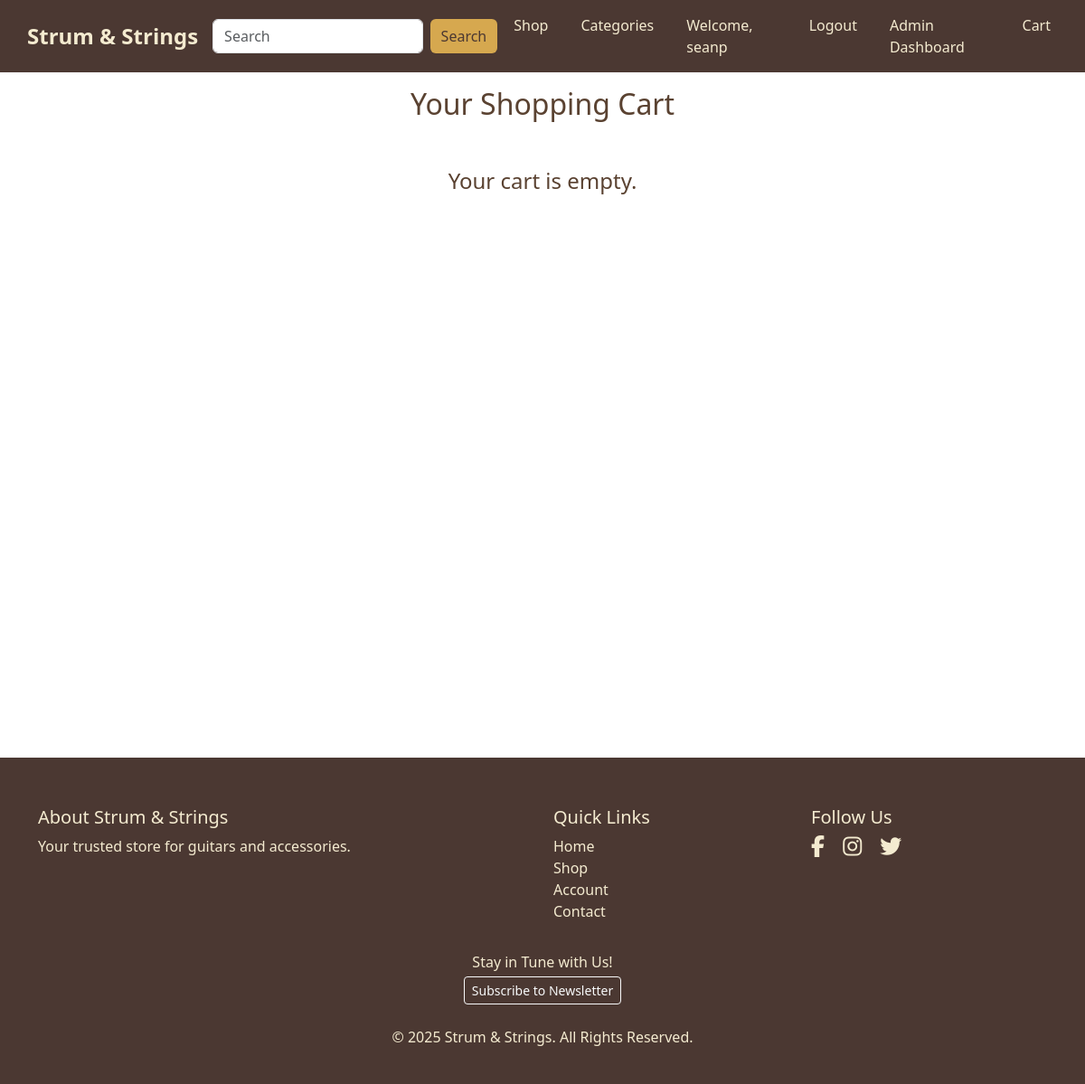
Before: /cart/ (signed in) with the older database file.
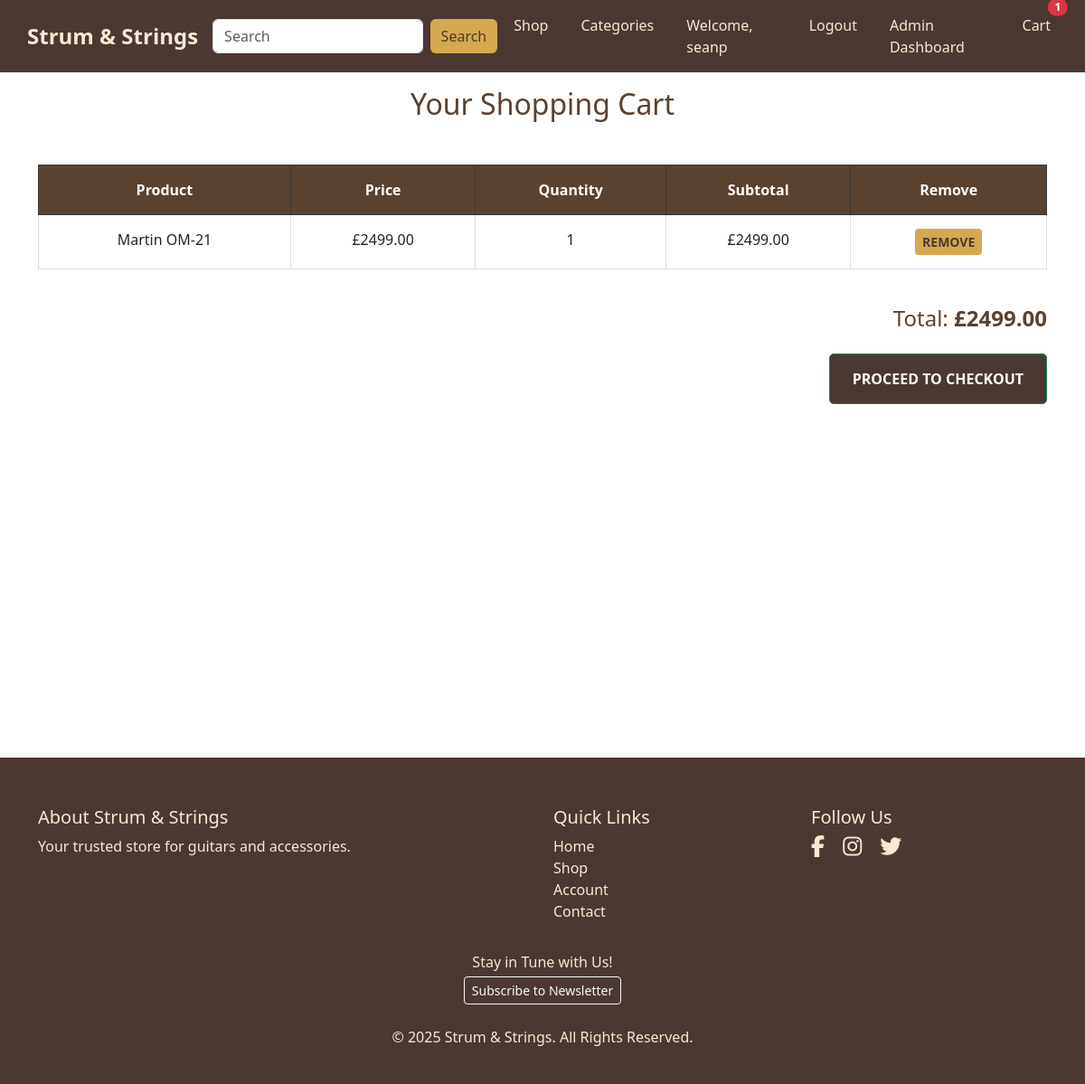
After: the same page with the newer database file.
### cart/models.py (models this page shows, shortened)
class CartItem(models.Model):
    user = models.ForeignKey(User, on_delete=models.CASCADE)
    product = models.ForeignKey(Product, on_delete=models.CASCADE)
    quantity = models.PositiveIntegerField(default=1)
    added_on = models.DateTimeField(auto_now_add=True)

### products/models.py (models this page shows, shortened)
class Product(models.Model):
    name = models.CharField(max_length=200)
    brand = models.CharField(
        max_length=100,
        help_text="e.g. Gibson, Martin, Yamaha, Fender, etc.",
        default="Unknown",
    )
    category = models.ForeignKey(
        Category,
        on_delete=models.CASCADE,
        related_name='products'
    )
    model = models.CharField(
        max_length=100,
        help_text="e.g. Stratocaster, Les Paul, Dreadnought, etc."
    )
    image = CloudinaryField(
        "image",
        blank=True,
        null=True,
        help_text="Upload product image to Cloudinary."
    )
    short_description = models.TextField(blank=True)
    price = models.DecimalField(
        max_digits=8,
        decimal_places=2,
        default=0.00,
        help_text="Price in GBP (e.g. 499.99)"
    )

### cart/views.py (the view)
# urls.py: path('', views.view_cart, name='view_cart'),
@login_required
def view_cart(request):
    cart_items = CartItem.objects.filter(user=request.user)
    for item in cart_items:
        item.subtotal = item.product.price * item.quantity
    total = sum(item.subtotal for item in cart_items)
    return render(request, 'cart/cart.html', {
        'cart_items': cart_items,
        'total': total,
    })

### cart/context_processors.py (called while the page is built)
def cart_item_count(request):
    if request.user.is_authenticated:
        count = CartItem.objects.filter(user=request.user).count()
    else:
        count = 0
    return {'cart_item_count': count}

### cart/templates/cart/cart.html (shortened to what this page needs)
{% extends 'base.html' %}
{% load static %}
{% block extra_css %}
  {{ block.super }}
  <link rel="stylesheet" href="{% static 'cart/css/cart.css' %}">
{% endblock %}
{% block main_class %}container py-5 mt-5{% endblock %}
{% block content %}
  <h2 class="text-center mb-5">Your Shopping Cart</h2>
  {% if cart_items %}
    <div class="table-responsive">
      <table class="table table-bordered">
        <thead class="table-dark">
          <tr>
            <th scope="col">Product</th>
            <th scope="col">Price</th>
            <th scope="col">Quantity</th>
            <th scope="col">Subtotal</th>
            <th scope="col">Remove</th>
          </tr>
        </thead>
        <tbody>
          {% for item in cart_items %}
            <tr>
              <td>{{ item.product.name }}</td>
              <td>£{{ item.product.price }}</td>
              <td>{{ item.quantity }}</td>
              <td>£{{ item.subtotal|floatformat:2 }}</td>
              <td>
                <a href="{% url 'cart:remove_from_cart' item.id %}" class="btn btn-danger btn-sm">Remove</a>
              </td>
            </tr>
          {% endfor %}
        </tbody>
      </table>
    </div>
    <div class="text-end order-summary">
      <h4>Total: <strong>£{{ total|floatformat:2 }}</strong></h4>
      <a href="{% url 'cart:checkout' %}" class="btn btn-success btn-lg mt-3">Proceed to Checkout</a>
    </div>
  {% else %}
    <p class="text-center">Your cart is empty.</p>
  {% endif %}
{% endblock %}

### templates/base.html (shortened to what the changed rows need)
{% load static %}
<!DOCTYPE html>
<html lang="en">
  <head>
    {% block corecss %}
    <link
      rel="stylesheet"
      href="https://cdn.jsdelivr.net/npm/bootstrap@5.3.0/dist/css/bootstrap.min.css"
    />
    <link
      rel="stylesheet"
      href="https://cdnjs.cloudflare.com/ajax/libs/font-awesome/6.4.2/css/all.min.css"
    />
    {% endblock %} {% block extra_css %}
    <link rel="stylesheet" href="{% static 'css/base.css' %}" />
    {% endblock %}
  </head>
  <body>
    <div class="wrapper d-flex flex-column">
      <header class="fixed-top">
        <nav class="navbar navbar-expand-lg navbar-dark container-fluid">
          <div class="collapse navbar-collapse" id="navbarNav">
            <ul
              class="navbar-nav ms-auto list-inline list-unstyled"
              id="nav-links-one"
            >
              <li class="nav-item">
                <a
                  class="nav-link position-relative"
                  href="{% url 'cart:view_cart' %}"
                >
                  Cart {% if cart_item_count > 0 %}
                  <span
                    class="position-absolute top-0 start-100 translate-middle badge rounded-pill bg-danger"
                  >
                    {{ cart_item_count }}
                  </span>
                  {% endif %}
                </a>
              </li>
            </ul>
          </div>
        </nav>
      </header>
      <main class="{% block main_class %}flex-grow-1{% endblock %}">
        {% block content %}{% endblock %}
      </main>
    </div>
  </body>
</html>

Changed rows visible on the page:
added CartItem: product.name "Martin OM-21", product.price "2499.00", quantity "1", subtotal "2499.00"
Other visible differences:
{{ cart_item_count }}: (not shown) → "1"
{{ total|floatformat:2 }}: (not shown) → "2499.00"
text no longer shown: "Your cart is empty."
text now shown: "Product Price Quantity Subtotal Remove Total: £ PROCEED TO CHECKOUT"
